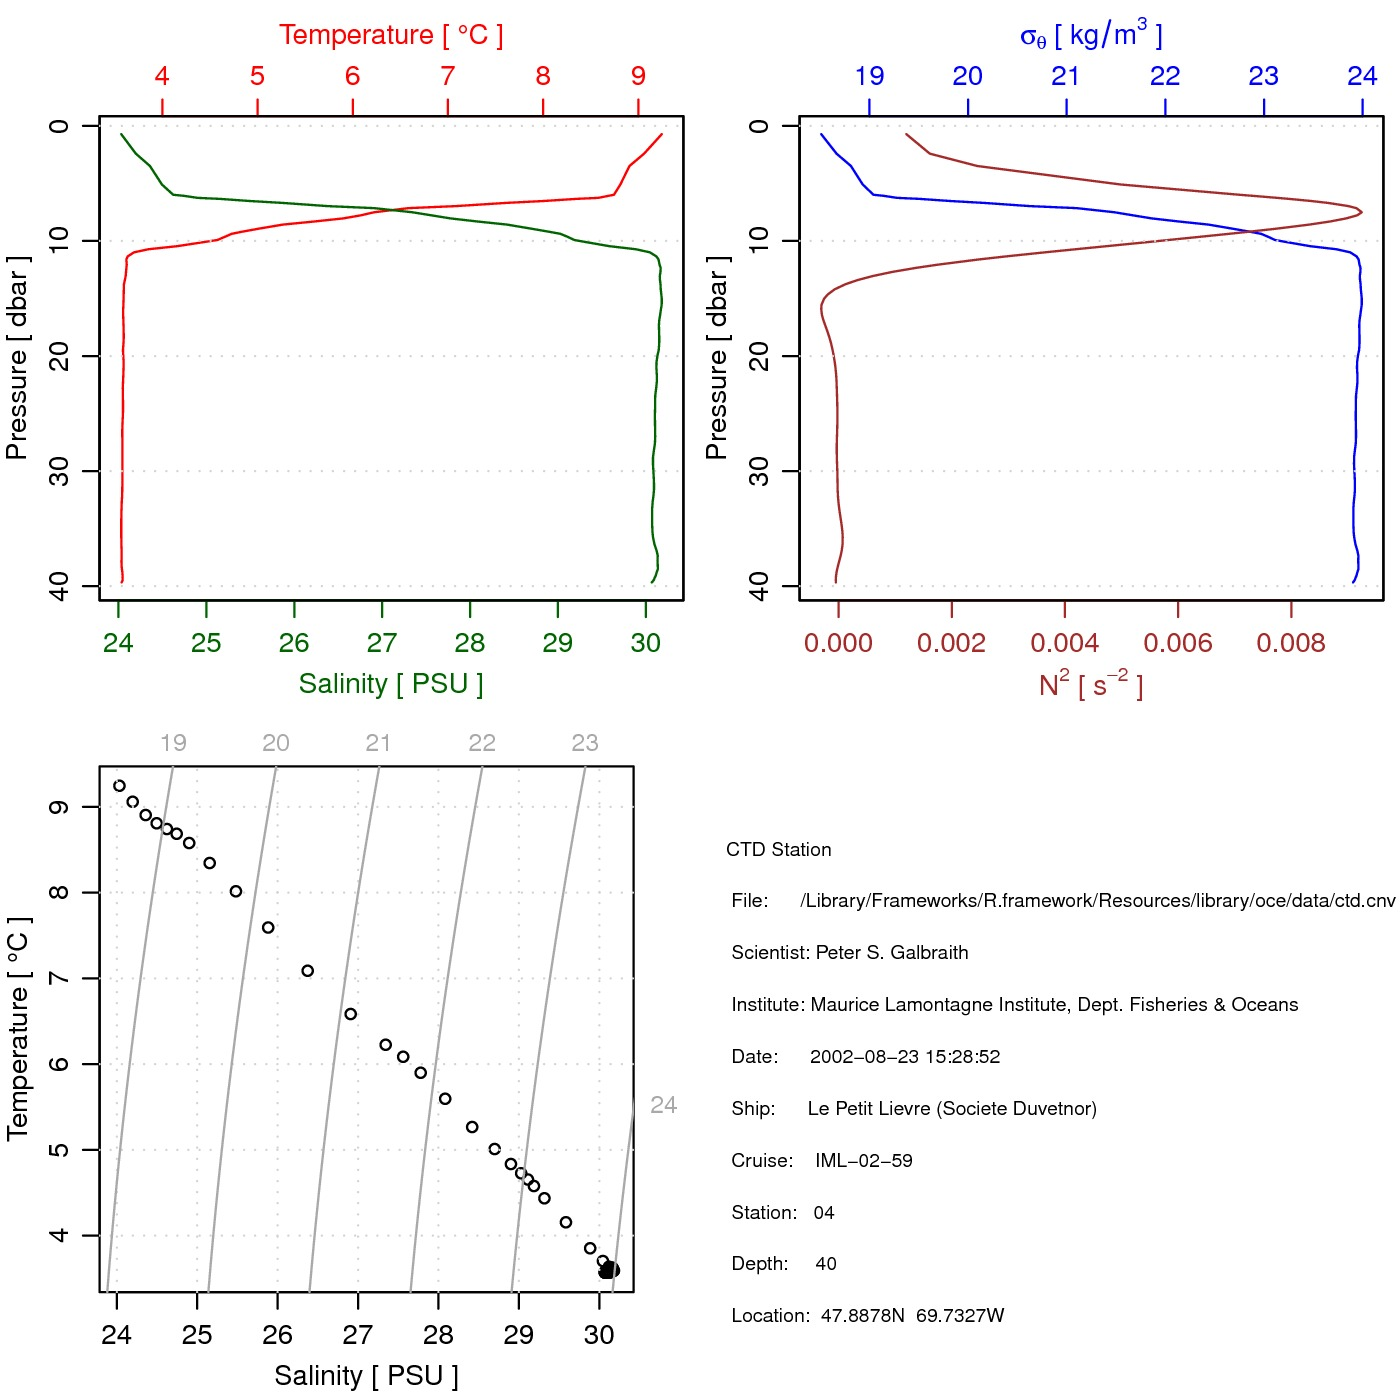

Here is the R script that generated this plot:
library(oce)
data(ctd)
plot(ctd)
